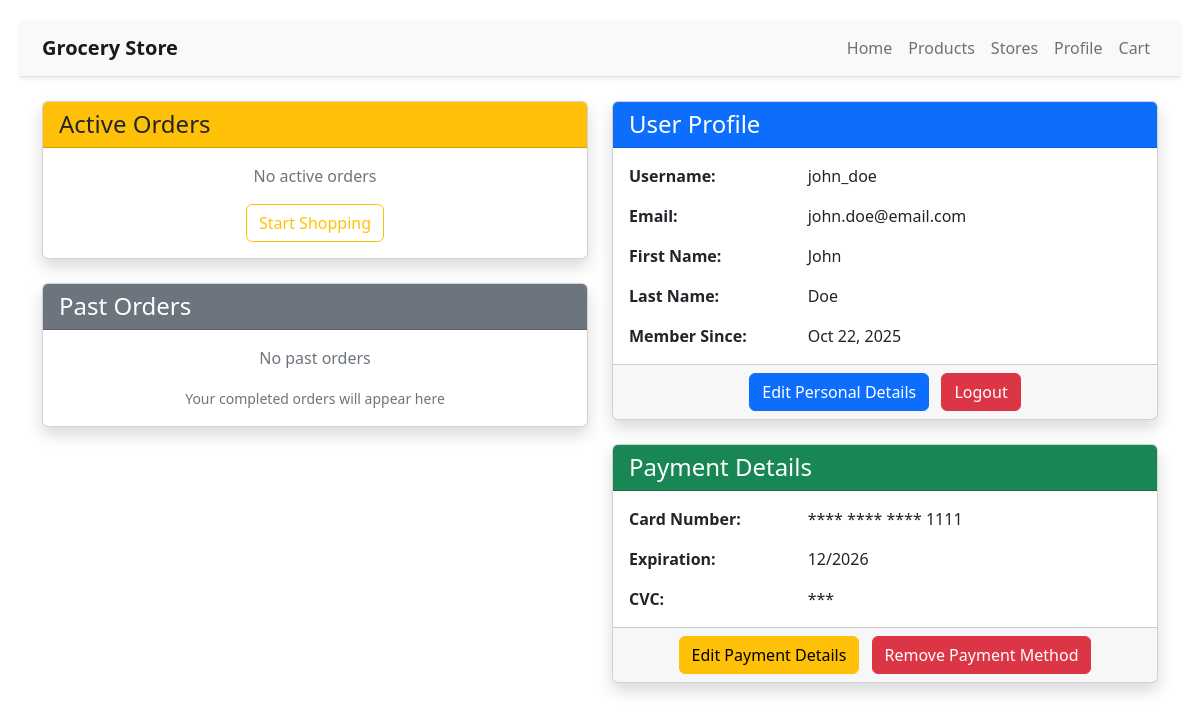
Screenshot of /profile/ (signed in) with the database file from the repository.
### grocery_store_app/models/users.py (models this page shows, shortened)
class CustomUser(AbstractUser):
    store = models.ForeignKey(Store, null=True, on_delete=models.SET_NULL)
    class Meta:
        db_table = 'auth_user'

### grocery_store_app/models/payment.py (models this page shows, shortened)
class Payment(models.Model):
  user = models.ForeignKey(User, on_delete=models.CASCADE)
  card_number = models.PositiveIntegerField()
  expiration_month = models.PositiveIntegerField()
  expiration_year = models.PositiveIntegerField()
  cvc = models.PositiveIntegerField()

### grocery_store_app/views.py (the view)
# urls.py: path("profile/", views.profile, name="profile"),
@login_required
def profile(request):
    user = request.user
    active_orders = user.orders.filter(status="active")
    past_orders = user.orders.filter(status="completed").order_by("-created_at")[:5]
    return render(
        request,
        "grocery_store_app/profile.html",
        {
            "user": user,
            "active_orders": active_orders,
            "past_orders": past_orders,
        },
    )

### grocery_store_app/templates/grocery_store_app/profile.html (shortened to what this page needs)
{% extends "grocery_store_app/layout.html" %}
{% block body %}
<div class="container mt-4">
  <div class="row">
    <div class="col-md-6">
      <div class="card shadow mb-4">
        <div class="card-header bg-warning text-dark">
          <h4 class="mb-0">Active Orders</h4>
        </div>
        <div class="card-body" style="max-height: 300px; overflow-y: auto;">
          {% if active_orders %}
            {% for order in active_orders %}
              <div class="border-bottom pb-2 mb-2">
                <div class="row">
                  <div class="col-8">
                    <strong><a href="{% url 'order_detail' order.id %}">Order #{{ order.id }}</a></strong></br>
                    <small class="text-muted">{{ order.created_at|date:"M d, Y" }} </br>
                    {% if order.items.first.per_store_product %}
                      Fulfilled by: {{ order.items.first.per_store_product.store.name }}
                    {% else %}
                      Fulfilled by: Unknown
                    {% endif %}
                    </small>
                  </div>
                  <div class="col-4 text-end">
                    <span class="badge bg-warning">${{ order.total }}</span>
                  </div>
                </div>
              </div>
            {% endfor %}
          {% else %}
            <div class="text-center text-muted">
              <p>No active orders</p>
              <a href="{% url 'products' %}" class="btn btn-outline-warning">Start Shopping</a>
            </div>
          {% endif %}
        </div>
      </div>
      <div class="card shadow mb-4">
        <div class="card-header bg-secondary text-white">
          <h4 class="mb-0">Past Orders</h4>
        </div>
        <div class="card-body" style="max-height: 300px; overflow-y: auto;">
          {% if past_orders %}
            {% for order in past_orders|slice:":5" %}
              <div class="border-bottom pb-2 mb-2">
                <div class="row">
                  <div class="col-8">
                    <strong><a href="{% url 'order_detail' order.id %}">Order #{{ order.id }}</a></strong></br>
                    <small class="text-muted">{{ order.created_at|date:"M d, Y" }}
                    {% if order.items.first.per_store_product %}
                      Fulfilled by: {{ order.items.first.per_store_product.store.name }}
                    {% else %}
                      Fulfilled by: Unknown
                    {% endif %}
                    </small>
                  </div>
                  <div class="col-4 text-end">
                    <span class="badge bg-success">${{ order.total }}</span>
                  </div>
                </div>
              </div>
            {% endfor %}
            <div class="text-center mt-3">
              <a href="#" class="btn btn-outline-secondary btn-sm">View All Orders</a>
            </div>
          {% else %}
            <div class="text-center text-muted">
              <p>No past orders</p>
              <small>Your completed orders will appear here</small>
            </div>
          {% endif %}
        </div>
      </div>
    </div>
    <div class="col-md-6">
      <div class="card shadow mb-4">
        <div class="card-header bg-primary text-white">
          <h4 class="mb-0">User Profile</h4>
        </div>
        <div class="card-body">
          <div class="row mb-3">
            <div class="col-4"><strong>Username:</strong></div>
            <div class="col-8">{{ user.username }}</div>
          </div>
          <div class="row mb-3">
            <div class="col-4"><strong>Email:</strong></div>
            <div class="col-8">{{ user.email }}</div>
          </div>
          <div class="row mb-3">
            <div class="col-4"><strong>First Name:</strong></div>
            <div class="col-8">{{ user.first_name|default:"Not provided" }}</div>
          </div>
          <div class="row mb-3">
            <div class="col-4"><strong>Last Name:</strong></div>
            <div class="col-8">{{ user.last_name|default:"Not provided" }}</div>
          </div>
          <div class="row">
            <div class="col-4"><strong>Member Since:</strong></div>
            <div class="col-8">{{ user.date_joined|date:"M d, Y" }}</div>
          </div>
        </div>
        <div class="card-footer text-center">
          <a href="{% url 'edit_profile' %}" class="btn btn-primary me-2">
            Edit Personal Details
          </a>
          <a href="{% url 'logout' %}" class="btn btn-danger"
             onclick="return confirm('Are you sure you want to log out?')">
            Logout
          </a>
        </div>
      </div>
      <div class="card shadow">
        <div class="card-header bg-success text-white">
          <h4 class="mb-0">Payment Details</h4>
        </div>
        <div class="card-body">
          {% if user.payment_set.first %}
            {% with payment=user.payment_set.first %}
              <div class="row mb-3">
                <div class="col-4"><strong>Card Number:</strong></div>
                <div class="col-8">**** **** **** {{ payment.card_number|stringformat:"s"|slice:"-4:" }}</div>
              </div>
              <div class="row mb-3">
                <div class="col-4"><strong>Expiration:</strong></div>
                <div class="col-8">{{ payment.expiration_month|stringformat:"02d" }}/{{ payment.expiration_year }}</div>
              </div>
              <div class="row">
                <div class="col-4"><strong>CVC:</strong></div>
                <div class="col-8">***</div>
              </div>
            {% endwith %}
          {% else %}
            <div class="text-center text-muted">
              <p>No payment method on file</p>
              <a href="{% url 'add_payment' %}" class="btn btn-outline-success">Add Payment Method</a>
            </div>
          {% endif %}
        </div>
        {% if user.payment_set.first %}
        <div class="card-footer text-center">
          <a href="{% url 'edit_payment' %}" class="btn btn-warning me-2">
            Edit Payment Details
          </a>
          <form method="post" action="{% url 'remove_payment' %}" style="display: inline;">
            <button type="submit" class="btn btn-danger"
                    onclick="return confirm('Are you sure you want to remove this payment method?')">
              Remove Payment Method
            </button>
          </form>
        </div>
        {% endif %}
      </div>
    </div>
  </div>
</div>
{% endblock %}

### grocery_store_app/static/grocery_store_app/style.css (style rules this page uses)
body { padding: 20px; }

### rows the page displays
Payment: card_number "1111", expiration_month "12", expiration_year "2026"

### other values shown
{{ user.username }} "john_doe"
{{ user.email }} "john.doe@email.com"
{{ user.first_name|default:"Not provided" }} "John"
{{ user.last_name|default:"Not provided" }} "Doe"
{{ user.date_joined|date:"M d, Y" }} "Oct 22, 2025"
